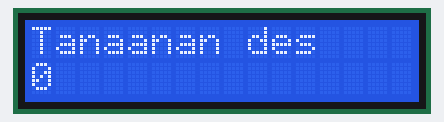
The sketch below on a simulated Arduino Uno, built with avr-gcc and run on an emulated ATmega328P. Parts: 16×2 character LCD.

Above: at 0.1 s.
At 4.1 s:
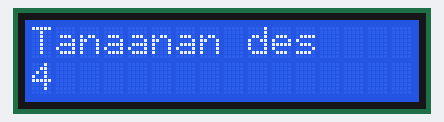
At 9.1 s:
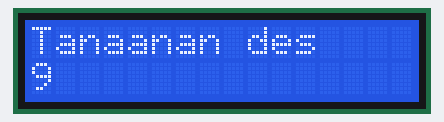
At 19.1 s:
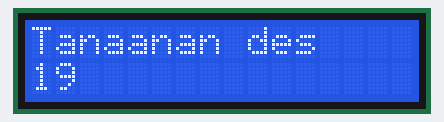
At 28.1 s:
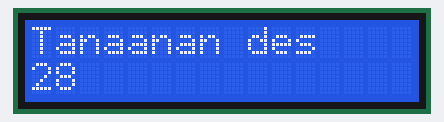
At 38.1 s:
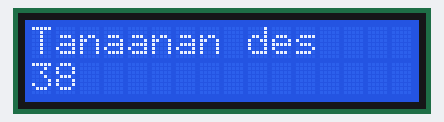

The sketch:

lcdcheck2.ino
```cpp
#include <LiquidCrystal.h>
const int rs = 12, en = 11, d4 = 5, d5 = 4, d6 = 3, d7 = 2;
int count = 0;
LiquidCrystal lcd(rs, en, d4, d5, d6, d7);
void setup() {
lcd.begin(16, 2);
lcd.setCursor(0,0);
lcd.print("Tanaanan des");
}
void loop() {
lcd.setCursor(0, 1);
lcd.print(count);
count++;
delay(1000);
}
```

Measured:
- what the display in image 1 shows lasts 1.0 s, from 4.1 s to 5.1 s
